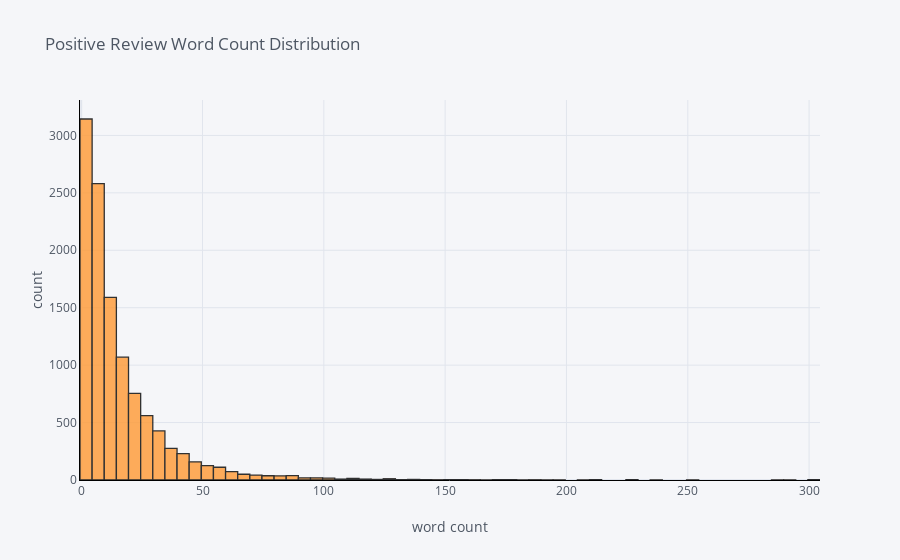

The code cell stored with this chart in its notebook:
### Code cell
df['pos_word_count'].iplot(
    kind='hist',
    bins=100,
    xTitle='word count',
    linecolor='black',
    yTitle='count',
    title='Positive Review Word Count Distribution')

### Figure 1 — Plotly figure (JSON) as saved in the notebook; plotly's stock layout.template omitted (floating-point values rounded to 4 significant figures; data arrays with more than 128 entries replaced by an {"elided": "..."} marker saying what was removed)
{"data": [{"histfunc": "count", "histnorm": "", "marker": {"color": "rgba(255, 153, 51, 1.0)", "line": {"color": "#000000", "width": 1.3}}, "name": "pos_word_count", "nbinsx": 100, "opacity": 0.8, "orientation": "v", "type": "histogram", "x": {"elided": "11448 int values"}}], "layout": {"barmode": "overlay", "legend": {"bgcolor": "#F5F6F9", "font": {"color": "#4D5663"}}, "paper_bgcolor": "#F5F6F9", "plot_bgcolor": "#F5F6F9", "title": {"font": {"color": "#4D5663"}, "text": "Positive Review Word Count Distribution"}, "xaxis": {"gridcolor": "#E1E5ED", "linecolor": "black", "showgrid": true, "tickfont": {"color": "#4D5663"}, "title": {"font": {"color": "#4D5663"}, "text": "word count"}, "zerolinecolor": "#E1E5ED"}, "yaxis": {"gridcolor": "#E1E5ED", "linecolor": "black", "showgrid": true, "tickfont": {"color": "#4D5663"}, "title": {"font": {"color": "#4D5663"}, "text": "count"}, "zerolinecolor": "#E1E5ED"}}}
